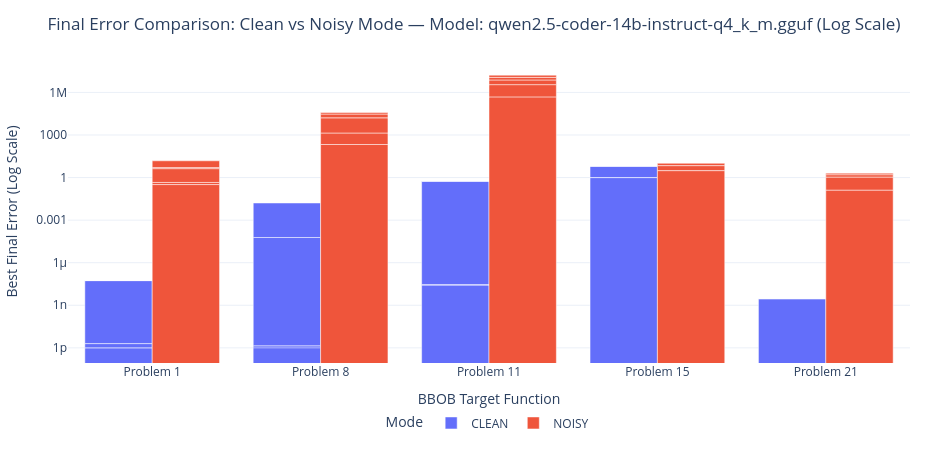

The notebook cell this image was saved under:
### Markdown cell above
## 5. Clean vs. Noisy Landscape Impact Comparison

### 📌 What this plot shows:
- Side-by-side bars comparing final error on deterministic clean functions (`clean`, exact function evaluation) vs noisy functions (`noisy`, evaluation perturbed by Gaussian noise) on a **logarithmic scale**.
- Automatically iterates through all unique LLM models in the database to display a dedicated, spacious plot for each model.

### 💡 How to read it:
- **Logarithmic $y$-axis**: By using a log scale, small errors like $0.001$ (`clean` mode) and large errors like $9,000,000$ (`noisy` mode) are both clearly visible side-by-side!
- **Dynamic LLM Handling**: If you test additional LLM models in the future, the loop automatically creates a separate plot for each model without crowding the chart.

### Code cell
df_exp_mode = df_exp.copy()
df_exp_mode['problem_label'] = "Problem " + df_exp_mode['problem_id'].astype(str)
df_exp_mode['error_log_safe'] = df_exp_mode['best_final_error'].apply(lambda x: max(x, 1e-12) if pd.notna(x) else np.nan)

for llm in df_exp_mode['llm_name'].unique():
    df_llm = df_exp_mode.query("llm_name == @llm")
    fig_mode = px.bar(
        df_llm,
        x='problem_label',
        y='error_log_safe',
        color='mode',
        barmode='group',
        title=f'Final Error Comparison: Clean vs Noisy Mode — Model: {llm} (Log Scale)',
        labels={'problem_label': 'BBOB Target Function', 'error_log_safe': 'Best Final Error (Log Scale)', 'mode': 'Mode'}
    )
    fig_mode.update_yaxes(type="log")
    apply_clean_layout(fig_mode, height=450, width=950)
    fig_mode.show()

### Figure 1 — Plotly figure (JSON) as saved in the notebook; plotly's stock layout.template omitted (floating-point values rounded to 4 significant figures)
{"data": [{"alignmentgroup": "True", "hovertemplate": "Mode=CLEAN<br>BBOB Target Function=%{x}<br>Best Final Error (Log Scale)=%{y}<extra></extra>", "legendgroup": "CLEAN", "marker": {"color": "#636efa", "pattern": {"shape": ""}}, "name": "CLEAN", "offsetgroup": "CLEAN", "orientation": "v", "showlegend": true, "textposition": "auto", "type": "bar", "x": ["Problem 1", "Problem 8", "Problem 11", "Problem 15", "Problem 21", "Problem 1", "Problem 8", "Problem 11", "Problem 15", "Problem 21", "Problem 1", "Problem 8", "Problem 11", "Problem 1", "Problem 8", "Problem 11", "Problem 15", "Problem 21", "Problem 1", "Problem 8", "Problem 11", "Problem 15", "Problem 21"], "xaxis": "x", "y": [1e-12, 1.393e-12, 2.668e-08, 0.9952, 2.934e-09, 1e-12, 5.96e-05, 2.045e-09, 0.01544, 1e-12, 5.516e-08, 0.01611, 0.5644, 1e-12, NaN, 1e-12, 5.183, 1e-12, 1e-12, 1e-12, 1e-12, 1e-12, NaN], "yaxis": "y"}, {"alignmentgroup": "True", "hovertemplate": "Mode=NOISY<br>BBOB Target Function=%{x}<br>Best Final Error (Log Scale)=%{y}<extra></extra>", "legendgroup": "NOISY", "marker": {"color": "#EF553B", "pattern": {"shape": ""}}, "name": "NOISY", "offsetgroup": "NOISY", "orientation": "v", "showlegend": true, "textposition": "auto", "type": "bar", "x": ["Problem 1", "Problem 8", "Problem 11", "Problem 15", "Problem 21", "Problem 1", "Problem 8", "Problem 11", "Problem 15", "Problem 21", "Problem 1", "Problem 8", "Problem 11", "Problem 1", "Problem 8", "Problem 11", "Problem 15", "Problem 21", "Problem 1", "Problem 8", "Problem 11", "Problem 15", "Problem 21"], "xaxis": "x", "y": [0.3213, 213.6, 484100.0, 3.082, 0.1303, 0.132, 1168.0, 3050000.0, 3.872, 0.9506, 3.801, 14840.0, 3982000.0, 0.7616, 13630.0, 3980000.0, 3.231, 0.5135, 10.14, 8366.0, 4974000.0, NaN, 0.4316], "yaxis": "y"}], "layout": {"barmode": "group", "height": 450, "legend": {"orientation": "h", "title": {"text": "Mode"}, "tracegroupgap": 0, "x": 0.5, "xanchor": "center", "y": -0.15, "yanchor": "top"}, "margin": {"b": 80, "l": 60, "r": 40, "t": 60}, "title": {"text": "Final Error Comparison: Clean vs Noisy Mode — Model: qwen2.5-coder-14b-instruct-q4_k_m.gguf (Log Scale)"}, "width": 950, "xaxis": {"anchor": "y", "domain": [0, 1], "title": {"text": "BBOB Target Function"}}, "yaxis": {"anchor": "x", "domain": [0, 1], "title": {"text": "Best Final Error (Log Scale)"}, "type": "log"}}}
